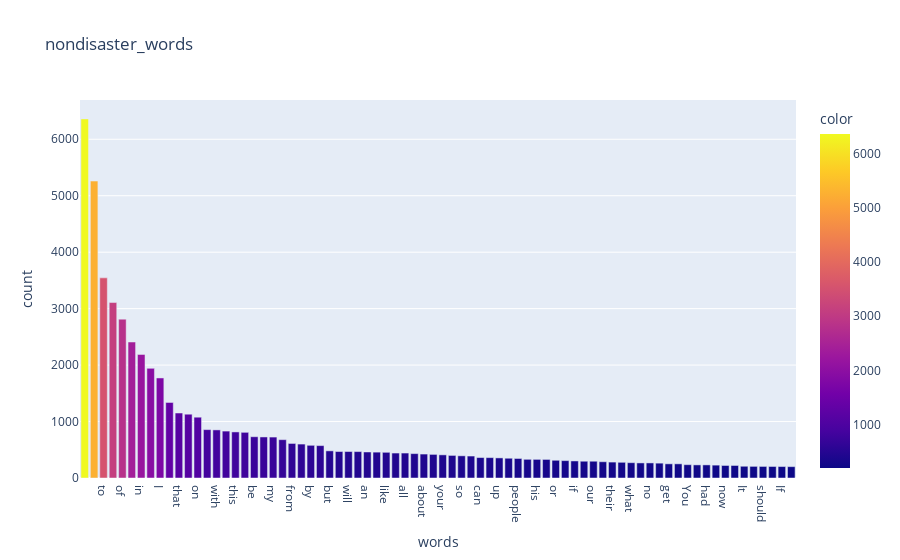

Write notebook code for a chart like this one.
### Code cell
nondisaster_words = pd.Series(df0.words.str.split(' ').sum()).value_counts()
nondisaster_words = nondisaster_words[nondisaster_words>200]

px.bar(nondisaster_words, y=nondisaster_words.values, x=nondisaster_words.index, color=nondisaster_words.values, title= 'nondisaster_words', 
    labels={
    'index': 'words',
    'y': 'count'
        })

### Figure 1 — Plotly figure (JSON) as saved in the notebook; plotly's stock layout.template omitted (floating-point values rounded to 4 significant figures)
{"data": [{"alignmentgroup": "True", "hovertemplate": "words=%{x}<br>count=%{y}<br>color=%{marker.color}<extra></extra>", "legendgroup": "", "marker": {"color": [6361, 5260, 3545, 3108, 2814, 2409, 2189, 1942, 1772, 1338, 1151, 1130, 1077, 857, 852, 831, 816, 809, 731, 727, 725, 679, 612, 601, 579, 574, 481, 469, 469, 468, 461, 458, 455, 442, 442, 432, 424, 418, 410, 400, 393, 389, 362, 361, 356, 350, 346, 331, 330, 329, 314, 308, 302, 297, 297, 288, 282, 278, 271, 267, 267, 263, 251, 251, 236, 232, 232, 228, 222, 222, 208, 206, 205, 204, 203, 201], "coloraxis": "coloraxis", "pattern": {"shape": ""}}, "name": "", "offsetgroup": "", "orientation": "v", "showlegend": false, "textposition": "auto", "type": "bar", "x": ["", "the", "to", "a", "of", "and", "in", "is", "I", "for", "that", "you", "on", "The", "with", "are", "this", "it", "be", "was", "my", "have", "from", "at", "by", "not", "but", "amp", "will", "as", "an", "me", "like", "we", "all", "has", "about", "just", "your", "who", "so", "they", "can", "out", "up", "i", "people", "he", "his", "when", "or", "This", "if", "A", "our", "one", "their", "been", "what", "its", "no", "do", "get", "more", "You", "how", "had", "We", "now", "would", "It", "after", "should", "were", "If", "her"], "xaxis": "x", "y": [6361, 5260, 3545, 3108, 2814, 2409, 2189, 1942, 1772, 1338, 1151, 1130, 1077, 857, 852, 831, 816, 809, 731, 727, 725, 679, 612, 601, 579, 574, 481, 469, 469, 468, 461, 458, 455, 442, 442, 432, 424, 418, 410, 400, 393, 389, 362, 361, 356, 350, 346, 331, 330, 329, 314, 308, 302, 297, 297, 288, 282, 278, 271, 267, 267, 263, 251, 251, 236, 232, 232, 228, 222, 222, 208, 206, 205, 204, 203, 201], "yaxis": "y"}], "layout": {"barmode": "relative", "coloraxis": {"colorbar": {"title": {"text": "color"}}, "colorscale": [[0.0, "#0d0887"], [0.1111, "#46039f"], [0.2222, "#7201a8"], [0.3333, "#9c179e"], [0.4444, "#bd3786"], [0.5556, "#d8576b"], [0.6667, "#ed7953"], [0.7778, "#fb9f3a"], [0.8889, "#fdca26"], [1.0, "#f0f921"]]}, "legend": {"tracegroupgap": 0}, "title": {"text": "nondisaster_words"}, "xaxis": {"anchor": "y", "domain": [0.0, 1.0], "title": {"text": "words"}}, "yaxis": {"anchor": "x", "domain": [0.0, 1.0], "title": {"text": "count"}}}}
